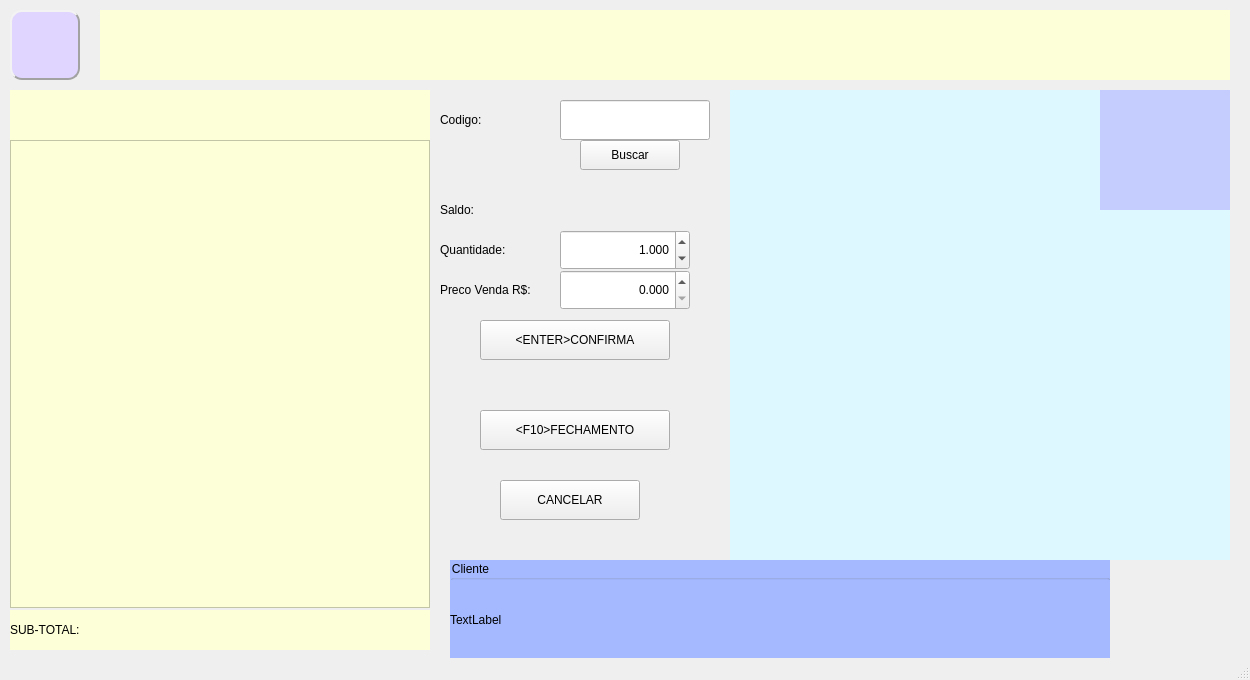
<?xml version="1.0" encoding="UTF-8"?>
<ui version="4.0">
 <class>MainWindow</class>
 <widget class="QMainWindow" name="MainWindow">
  <property name="geometry">
   <rect>
    <x>0</x>
    <y>0</y>
    <width>1250</width>
    <height>680</height>
   </rect>
  </property>
  <property name="windowTitle">
   <string>MainWindow</string>
  </property>
  <property name="styleSheet">
   <string notr="true"/>
  </property>
  <widget class="QWidget" name="centralwidget">
   <widget class="QLabel" name="produto">
    <property name="geometry">
     <rect>
      <x>100</x>
      <y>10</y>
      <width>1130</width>
      <height>70</height>
     </rect>
    </property>
    <property name="styleSheet">
     <string notr="true">font: 700 italic 35pt &quot;Courier&quot;;
background-color: rgb(253, 255, 216);
color: rgb(0, 0, 0);</string>
    </property>
    <property name="text">
     <string/>
    </property>
   </widget>
   <widget class="QLabel" name="empresa">
    <property name="geometry">
     <rect>
      <x>10</x>
      <y>10</y>
      <width>70</width>
      <height>70</height>
     </rect>
    </property>
    <property name="styleSheet">
     <string notr="true">font: 81 10pt &quot;Rockwell Extra Bold&quot;;

background-color: rgb(223, 213, 255);

border-color: rgb(162, 162, 162);

border-style: Outset;
border-width: 2px;
border-radius: 12px;</string>
    </property>
    <property name="text">
     <string/>
    </property>
    <property name="pixmap">
     <pixmap>../../../../Users/Helio/.designer/backup/CADASTRO.png</pixmap>
    </property>
    <property name="scaledContents">
     <bool>true</bool>
    </property>
   </widget>
   <widget class="QLabel" name="foto_produto">
    <property name="geometry">
     <rect>
      <x>730</x>
      <y>90</y>
      <width>500</width>
      <height>470</height>
     </rect>
    </property>
    <property name="styleSheet">
     <string notr="true">background-color: rgb(221, 249, 255);</string>
    </property>
    <property name="text">
     <string/>
    </property>
   </widget>
   <widget class="QPushButton" name="bt_fecha">
    <property name="geometry">
     <rect>
      <x>480</x>
      <y>410</y>
      <width>190</width>
      <height>40</height>
     </rect>
    </property>
    <property name="text">
     <string>&lt;F10&gt;FECHAMENTO</string>
    </property>
   </widget>
   <widget class="QLineEdit" name="mcodigo">
    <property name="geometry">
     <rect>
      <x>560</x>
      <y>100</y>
      <width>150</width>
      <height>40</height>
     </rect>
    </property>
    <property name="maxLength">
     <number>13</number>
    </property>
   </widget>
   <widget class="QLabel" name="label">
    <property name="geometry">
     <rect>
      <x>440</x>
      <y>100</y>
      <width>110</width>
      <height>40</height>
     </rect>
    </property>
    <property name="text">
     <string>Codigo:</string>
    </property>
   </widget>
   <widget class="QLabel" name="sub_total">
    <property name="geometry">
     <rect>
      <x>10</x>
      <y>610</y>
      <width>420</width>
      <height>40</height>
     </rect>
    </property>
    <property name="styleSheet">
     <string notr="true">background-color: rgb(253, 255, 216);
font: 700 19pt &quot;Courier&quot;;
color: rgb(0, 0, 0);</string>
    </property>
    <property name="text">
     <string>SUB-TOTAL:</string>
    </property>
   </widget>
   <widget class="QLabel" name="logohti">
    <property name="geometry">
     <rect>
      <x>1140</x>
      <y>570</y>
      <width>90</width>
      <height>90</height>
     </rect>
    </property>
    <property name="text">
     <string/>
    </property>
   </widget>
   <widget class="QLabel" name="usuario">
    <property name="geometry">
     <rect>
      <x>1100</x>
      <y>90</y>
      <width>130</width>
      <height>120</height>
     </rect>
    </property>
    <property name="styleSheet">
     <string notr="true">background-color: rgb(197, 205, 255);</string>
    </property>
    <property name="text">
     <string/>
    </property>
   </widget>
   <widget class="QLabel" name="operador">
    <property name="geometry">
     <rect>
      <x>1100</x>
      <y>210</y>
      <width>130</width>
      <height>20</height>
     </rect>
    </property>
    <property name="text">
     <string/>
    </property>
   </widget>
   <widget class="QLabel" name="numero_pedido">
    <property name="geometry">
     <rect>
      <x>10</x>
      <y>90</y>
      <width>420</width>
      <height>30</height>
     </rect>
    </property>
    <property name="styleSheet">
     <string notr="true">background-color: rgb(253, 255, 216);
font: 700 14pt &quot;Segoe UI&quot;;
color: rgb(0, 0, 0);</string>
    </property>
    <property name="text">
     <string/>
    </property>
    <property name="alignment">
     <set>Qt::AlignCenter</set>
    </property>
   </widget>
   <widget class="QDoubleSpinBox" name="mquantidade">
    <property name="geometry">
     <rect>
      <x>560</x>
      <y>230</y>
      <width>130</width>
      <height>40</height>
     </rect>
    </property>
    <property name="alignment">
     <set>Qt::AlignRight|Qt::AlignTrailing|Qt::AlignVCenter</set>
    </property>
    <property name="decimals">
     <number>3</number>
    </property>
    <property name="minimum">
     <double>0.001000000000000</double>
    </property>
    <property name="maximum">
     <double>99999.990000000005239</double>
    </property>
    <property name="stepType">
     <enum>QAbstractSpinBox::DefaultStepType</enum>
    </property>
    <property name="value">
     <double>1.000000000000000</double>
    </property>
   </widget>
   <widget class="QLabel" name="label_2">
    <property name="geometry">
     <rect>
      <x>440</x>
      <y>230</y>
      <width>110</width>
      <height>40</height>
     </rect>
    </property>
    <property name="text">
     <string>Quantidade:</string>
    </property>
   </widget>
   <widget class="QLabel" name="label_3">
    <property name="geometry">
     <rect>
      <x>440</x>
      <y>270</y>
      <width>110</width>
      <height>40</height>
     </rect>
    </property>
    <property name="text">
     <string>Preco Venda R$:</string>
    </property>
   </widget>
   <widget class="QDoubleSpinBox" name="mpreco_venda">
    <property name="geometry">
     <rect>
      <x>560</x>
      <y>270</y>
      <width>130</width>
      <height>40</height>
     </rect>
    </property>
    <property name="alignment">
     <set>Qt::AlignRight|Qt::AlignTrailing|Qt::AlignVCenter</set>
    </property>
    <property name="decimals">
     <number>3</number>
    </property>
    <property name="minimum">
     <double>0.000000000000000</double>
    </property>
    <property name="maximum">
     <double>99999.990000000005239</double>
    </property>
    <property name="stepType">
     <enum>QAbstractSpinBox::AdaptiveDecimalStepType</enum>
    </property>
    <property name="value">
     <double>0.000000000000000</double>
    </property>
   </widget>
   <widget class="QLabel" name="cabecalho">
    <property name="geometry">
     <rect>
      <x>10</x>
      <y>120</y>
      <width>420</width>
      <height>20</height>
     </rect>
    </property>
    <property name="styleSheet">
     <string notr="true">background-color: rgb(253, 255, 216);
color: rgb(0, 0, 0);</string>
    </property>
    <property name="text">
     <string/>
    </property>
   </widget>
   <widget class="QLabel" name="label_4">
    <property name="geometry">
     <rect>
      <x>440</x>
      <y>190</y>
      <width>110</width>
      <height>40</height>
     </rect>
    </property>
    <property name="text">
     <string>Saldo:</string>
    </property>
   </widget>
   <widget class="QLabel" name="saldo">
    <property name="geometry">
     <rect>
      <x>560</x>
      <y>190</y>
      <width>130</width>
      <height>40</height>
     </rect>
    </property>
    <property name="styleSheet">
     <string notr="true">font: 700 12pt &quot;Segoe UI&quot;;</string>
    </property>
    <property name="text">
     <string/>
    </property>
    <property name="alignment">
     <set>Qt::AlignRight|Qt::AlignTrailing|Qt::AlignVCenter</set>
    </property>
   </widget>
   <widget class="QPushButton" name="bt_sair">
    <property name="geometry">
     <rect>
      <x>500</x>
      <y>480</y>
      <width>140</width>
      <height>40</height>
     </rect>
    </property>
    <property name="text">
     <string>CANCELAR</string>
    </property>
   </widget>
   <widget class="QGroupBox" name="gb_cliente">
    <property name="geometry">
     <rect>
      <x>450</x>
      <y>560</y>
      <width>660</width>
      <height>100</height>
     </rect>
    </property>
    <property name="styleSheet">
     <string notr="true">background-color: rgb(164, 185, 255);</string>
    </property>
    <property name="title">
     <string>Cliente</string>
    </property>
    <widget class="QLabel" name="lb_cliente">
     <property name="geometry">
      <rect>
       <x>0</x>
       <y>20</y>
       <width>660</width>
       <height>80</height>
      </rect>
     </property>
     <property name="styleSheet">
      <string notr="true">background-color: rgb(164, 185, 255);
border-color: rgb(164, 185, 255);
border-style: Outset;
border-width: 0px;
border-radius: 0px;
</string>
     </property>
     <property name="text">
      <string>TextLabel</string>
     </property>
    </widget>
   </widget>
   <widget class="QPushButton" name="bt_buscar_produto">
    <property name="geometry">
     <rect>
      <x>580</x>
      <y>140</y>
      <width>100</width>
      <height>30</height>
     </rect>
    </property>
    <property name="text">
     <string>Buscar</string>
    </property>
   </widget>
   <widget class="QPushButton" name="bt_confirma">
    <property name="geometry">
     <rect>
      <x>480</x>
      <y>320</y>
      <width>190</width>
      <height>40</height>
     </rect>
    </property>
    <property name="text">
     <string>&lt;ENTER&gt;CONFIRMA</string>
    </property>
   </widget>
   <widget class="QListView" name="listView">
    <property name="geometry">
     <rect>
      <x>10</x>
      <y>140</y>
      <width>420</width>
      <height>468</height>
     </rect>
    </property>
    <property name="styleSheet">
     <string notr="true">background-color: rgb(253, 255, 216);
font: 9pt &quot;Courier&quot;;
color: rgb(0, 0, 0);</string>
    </property>
   </widget>
  </widget>
  <widget class="QStatusBar" name="statusbar"/>
 </widget>
 <tabstops>
  <tabstop>mcodigo</tabstop>
  <tabstop>bt_buscar_produto</tabstop>
  <tabstop>mquantidade</tabstop>
  <tabstop>mpreco_venda</tabstop>
  <tabstop>bt_confirma</tabstop>
  <tabstop>bt_fecha</tabstop>
  <tabstop>bt_sair</tabstop>
 </tabstops>
 <resources/>
 <connections/>
</ui>
